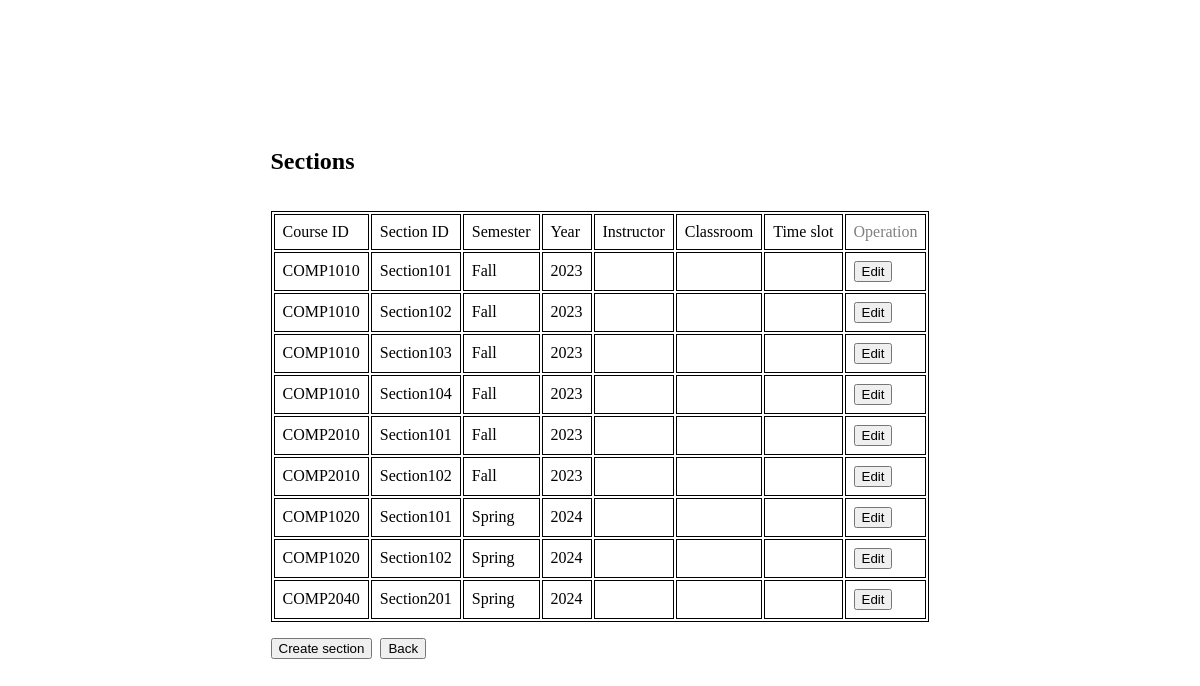
The app's page /src/section.php, older data.
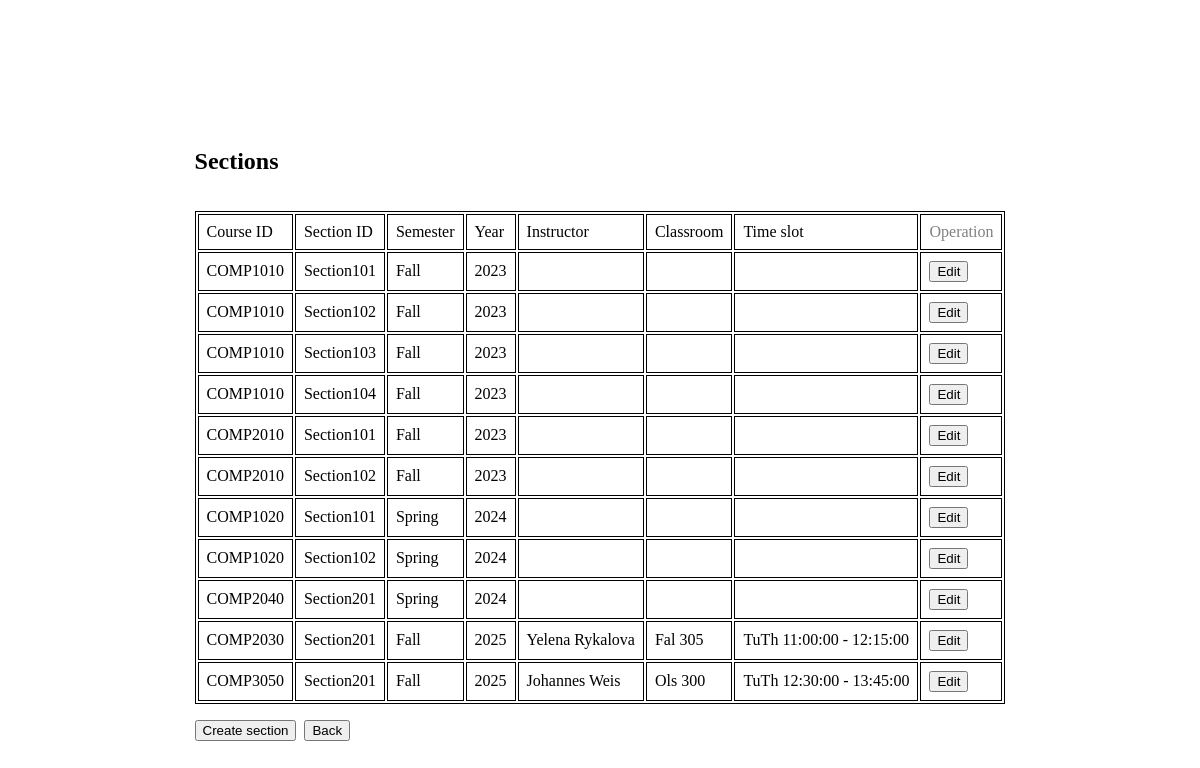
The same page, newer data.
### tables this page shows
create table section
(
    course_id     varchar(20),
    section_id    varchar(10),
    semester      varchar(6)
        check (semester in ('Fall', 'Winter', 'Spring', 'Summer')),
    year          numeric(4, 0) check (year > 1990 and year < 2100),
    instructor_id varchar(10),
    classroom_id  varchar(8),
    time_slot_id  varchar(8),
    primary key (course_id, section_id, semester, year),
    foreign key (course_id) references course (course_id)
        on delete cascade,
    foreign key (instructor_id) references instructor (instructor_id)
        on delete set null,
    foreign key (time_slot_id) references time_slot (time_slot_id)
        on delete set null
);

create table instructor
(
    instructor_id   varchar(10),
    instructor_name varchar(50) not null,
    title           varchar(30),
    dept_name       varchar(100),
    email           varchar(50) not null,
    primary key (instructor_id)
);

create table classroom
(
    classroom_id varchar(8),
    building     varchar(15) not null,
    room_number  varchar(7)  not null,
    capacity     numeric(4, 0),
    primary key (classroom_id)
);

create table time_slot
(
    time_slot_id varchar(8),
    day          varchar(10) not null,
    start_time   time        not null,
    end_time     time        not null,
    primary key (time_slot_id)
);

### src/common/pdo.php (called while the page is built, shortened)
<?php
function pdo_connect(): PDO
{
    $config = require __DIR__ . '/config.php';
    $database_config = $config['database'];
    $host = $database_config['host'];
    $dbname = $database_config['dbname'];
    $username = $database_config['username'];
    $password = $database_config['password'];
    return new PDO(
        "mysql:host=$host;dbname=$dbname;charset=utf8mb4",
        $username,
        $password,
        [
            PDO::ATTR_ERRMODE => PDO::ERRMODE_EXCEPTION,
            PDO::ATTR_DEFAULT_FETCH_MODE => PDO::FETCH_ASSOC,
            PDO::ATTR_EMULATE_PREPARES => false
        ]
    );
}
function pdo_instance(bool $original = false): PDO|null
{
    static $pdo;
    if ($original) {
        return $pdo;
    }
    if (!$pdo) {
        $pdo = pdo_connect();
    }
    return $pdo;
}
function execute(PDOStatement $stmt, array $params = []): bool
{
    return $stmt->execute();
}

### src/service/section.php (called while the page is built, shortened)
<?php
require_once __DIR__ . '/../minimal.php';
function get_all_sections(): array
{
    $stmt = pdo_instance()->prepare(
        "
            SELECT * FROM section
            LEFT JOIN instructor ON section.instructor_id = instructor.instructor_id
            LEFT JOIN time_slot ON section.time_slot_id = time_slot.time_slot_id
            LEFT JOIN classroom ON section.classroom_id = classroom.classroom_id
        "
    );
    execute($stmt);
    return $stmt->fetchAll();
}

### src/minimal.php (called while the page is built, shortened)
<?php
require_once __DIR__ . '/common/pdo.php';
function build_url(string $url, array $params = []): string
{
    $query_string = $params ? '?' . http_build_query($params, '', '&') : '';
    return $url . $query_string;
}

### src/service/classroom.php (called while the page is built, shortened)
<?php
require_once __DIR__ . '/../minimal.php';
function classroom_to_string(array $classroom): string
{
    return $classroom['building'] . ' ' . $classroom['room_number'];
}

### src/service/time_slot.php (called while the page is built, shortened)
<?php
function time_slot_to_string(array $time_slot): string
{
    return $time_slot['time_slot_id'] === null
        ? ''
        : $time_slot['day'] . ' ' . $time_slot['start_time'] . ' - ' . $time_slot['end_time'];
}

### src/section.php (the view, shortened to what this page needs)
<?php
require_once 'minimal.php';
$sections = get_all_sections();
usort(
    $sections,
    fn ($a, $b) => [$a['year'], $a['semester']] <=> [$b['year'], $b['semester']]
);
function get_edit_section_url(array $section): string
{
    return build_url(Page::EDIT_SECTION, [
        'course_id' => $section['course_id'],
        'section_id' => $section['section_id'],
        'semester' => $section['semester'],
        'year' => $section['year'],
    ]);
}
?>
<html lang="en">
<head>
</head>
<body style="height: 100%;">
<div style="display: flex; justify-content: center; margin-top: 16vh;">
  <div style="display: flex; flex-direction: column; gap: 1rem;">
    <h2>Sections</h2>
    <table style="width:100%;">
      <tr>
        <td>Course ID</td>
        <td>Section ID</td>
        <td>Semester</td>
        <td>Year</td>
        <td>Instructor</td>
        <td>Classroom</td>
        <td>Time slot</td>
        <td style="color: grey;">Operation</td>
      </tr>
        <?php foreach ($sections as $section): ?>
          <tr>
            <td><?= $section['course_id'] ?></td>
            <td><?= $section['section_id'] ?></td>
            <td><?= $section['semester'] ?></td>
            <td><?= $section['year'] ?></td>
            <td><?= $section['instructor_name'] ?></td>
            <td><?= classroom_to_string($section) ?></td>
            <td><?= time_slot_to_string($section) ?></td>
            <td>
              <a href="<?= get_edit_section_url($section) ?>">
                <button>Edit</button>
              </a>
            </td>
          </tr>
        <?php endforeach; ?>
    </table>
    <div style="display: flex; gap: 0.5rem;">
      <a href="<?= Page::CREATE_SECTION ?>">
        <button>Create section</button>
      </a>
      <a href="<?= Page::ADMIN ?>">
        <button type="button">Back</button>
      </a>
    </div>
  </div>
</div>
</body>
</html>

Row changes from the older to the newer data that the page shows:
added section: course "COMP2030", section "Section201", semester "Fall", year "2025", instructor.instructor_name "Yelena Rykalova", classroom.room_number "Fal 305", time_slot.end_time "TuTh 11:00:00 - 12:15:00"
added section: course "COMP3050", section "Section201", semester "Fall", year "2025", instructor.instructor_name "Johannes Weis", classroom.room_number "Ols 300", time_slot.end_time "TuTh 12:30:00 - 13:45:00"
